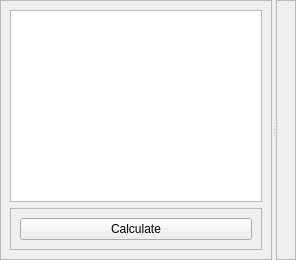
                 <widget class="QWidget" name="tab_12">
                  <attribute name="title">
                   <string>Statistical characterization</string>
                  </attribute>
                  <layout class="QVBoxLayout" name="verticalLayout_16">
                   <property name="margin">
                    <number>0</number>
                   </property>
                   <item>
                    <widget class="QSplitter" name="splitter_7">
                     <property name="orientation">
                      <enum>Qt::Horizontal</enum>
                     </property>
                     <widget class="QFrame" name="frame_23">
                      <property name="frameShape">
                       <enum>QFrame::StyledPanel</enum>
                      </property>
                      <property name="frameShadow">
                       <enum>QFrame::Raised</enum>
                      </property>
                      <layout class="QVBoxLayout" name="verticalLayout_18">
                       <item>
                        <widget class="QTreeView" name="statistical_characterization_treeview"/>
                       </item>
                       <item>
                        <widget class="QFrame" name="frame_25">
                         <property name="frameShape">
                          <enum>QFrame::StyledPanel</enum>
                         </property>
                         <property name="frameShadow">
                          <enum>QFrame::Raised</enum>
                         </property>
                         <layout class="QVBoxLayout" name="verticalLayout_17">
                          <item>
                           <widget class="QPushButton" name="calculate_data_characterization_button">
                            <property name="text">
                             <string>Calculate</string>
                            </property>
                           </widget>
                          </item>
                         </layout>
                        </widget>
                       </item>
                      </layout>
                     </widget>
                     <widget class="QFrame" name="frame_24">
                      <property name="frameShape">
                       <enum>QFrame::StyledPanel</enum>
                      </property>
                      <property name="frameShadow">
                       <enum>QFrame::Raised</enum>
                      </property>
                      <layout class="QVBoxLayout" name="verticalLayout_15">
                       <item>
                        <widget class="MatplotlibWidget" name="statisticalGridPlot" native="true"/>
                       </item>
                      </layout>
                     </widget>
                    </widget>
                   </item>
                  </layout>
                 </widget>
